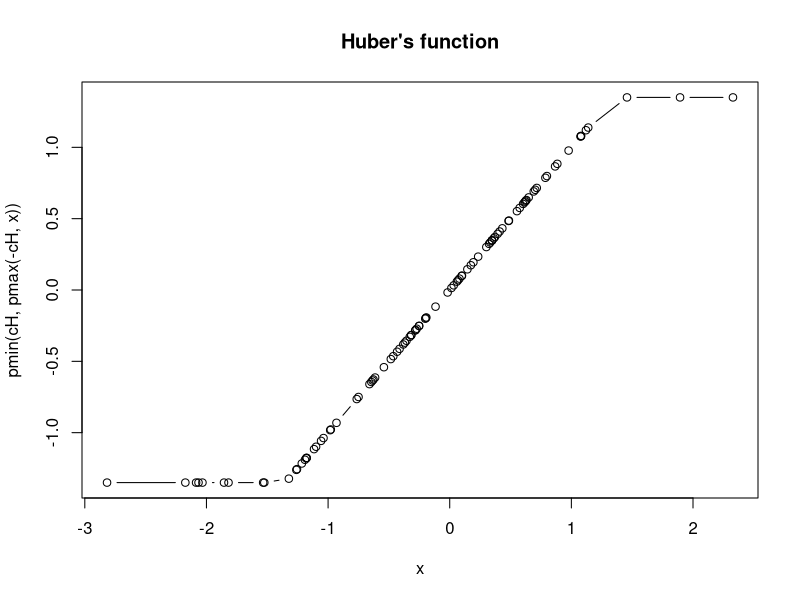
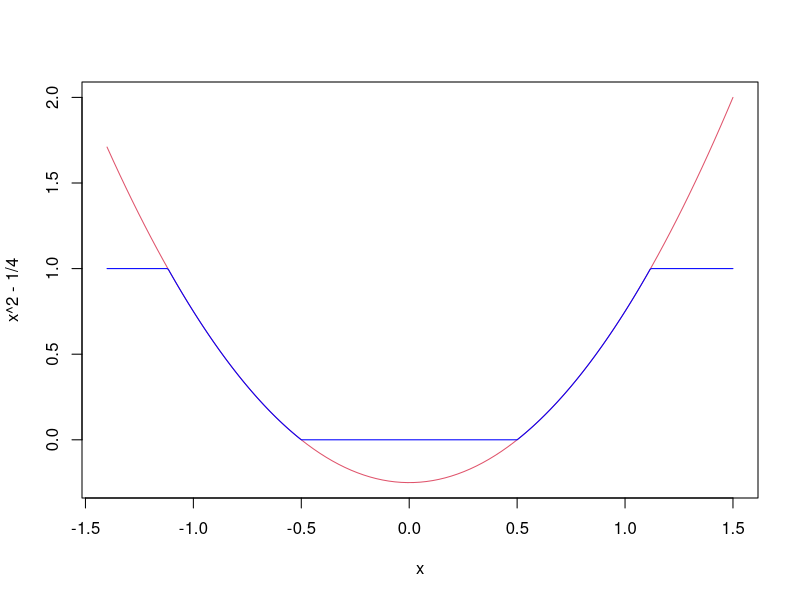
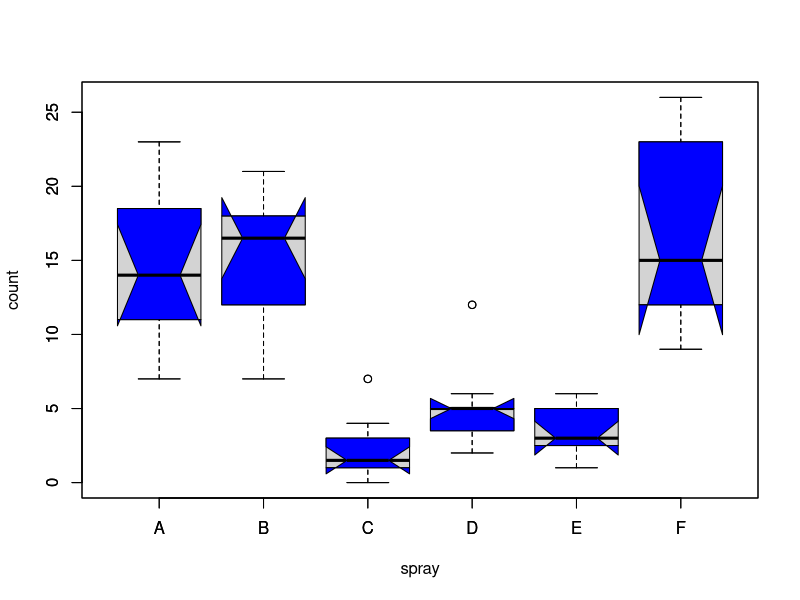
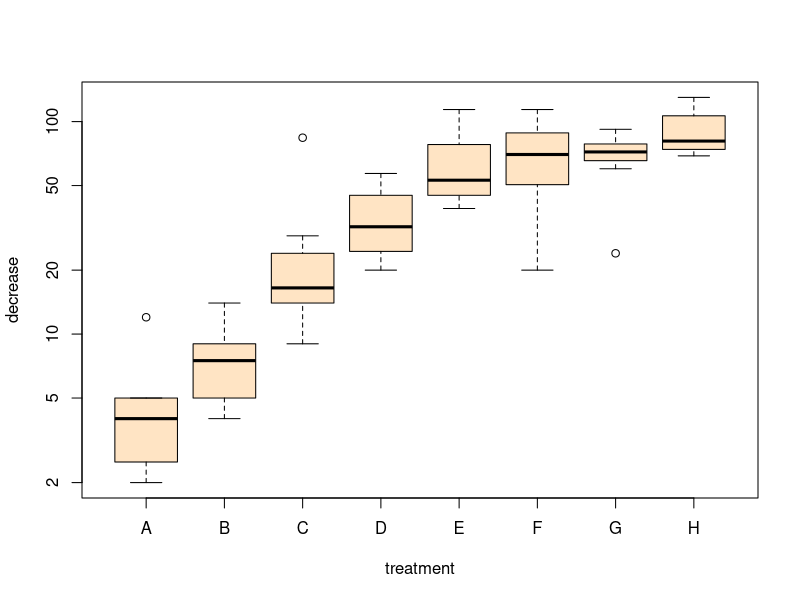
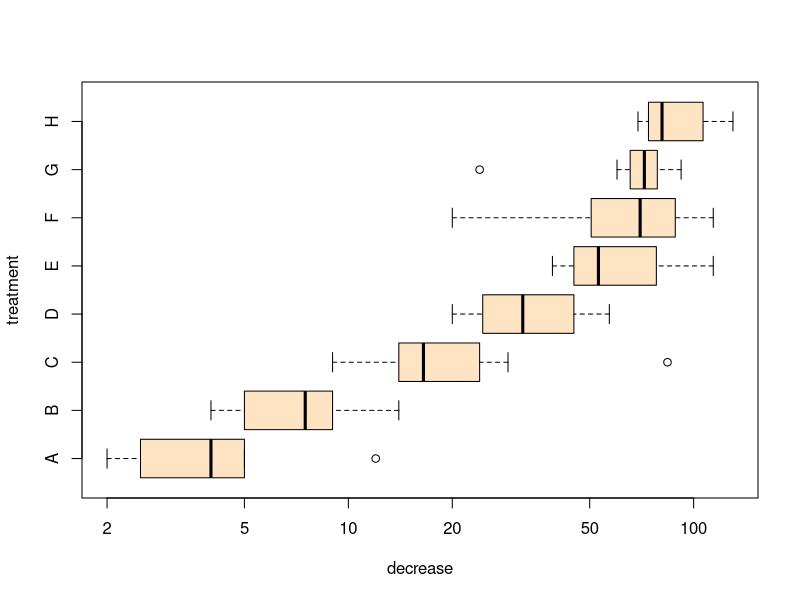
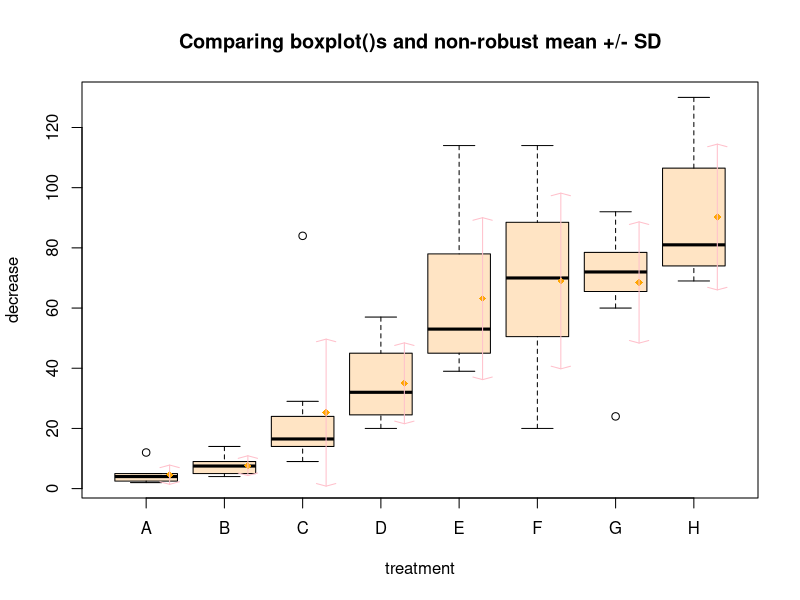
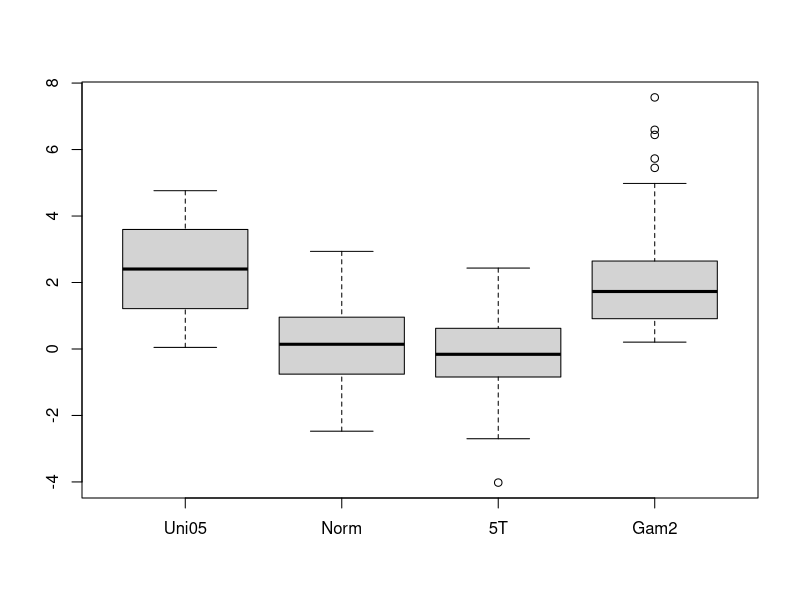
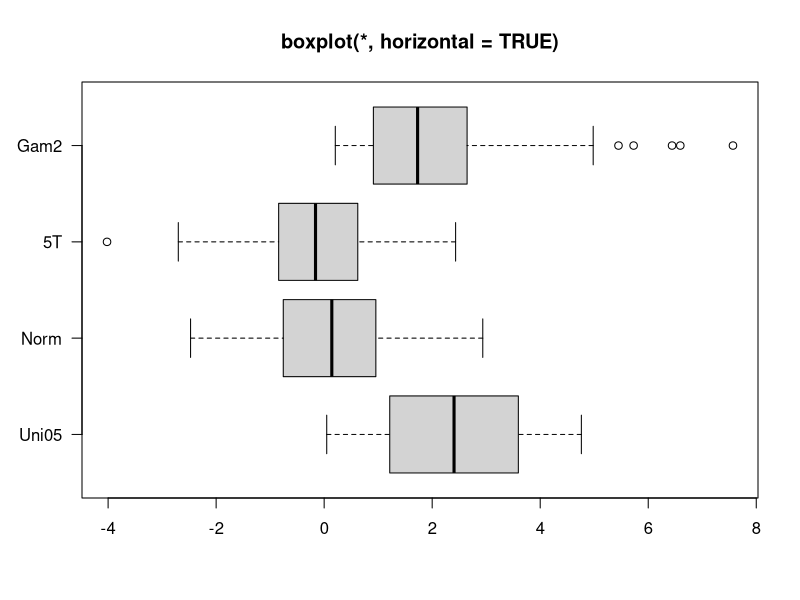

Generate these figures, in order, with R: (Note: this script raises an error after producing the figures.)
## ---- chunk 1
1 + 1
## ---- chunk 2
"Go Jacks"
## ---- chunk 3
3 < 4
## ---- chunk 4
2 + 2 == 5
## ---- chunk 5
T == TRUE
## ---- chunk 6
x = 42
## ---- chunk 7
x <- 42
## ---- chunk 8
x / 2
## ---- chunk 9
x <- "Go Jacks!"
## ---- chunk 10
x
## ---- chunk 11
x <- TRUE
## ---- chunk 12
sum(1, 3, 5)
## ---- chunk 13
rep("Yo ho!", times = 3)
## ---- chunk 14
? sum 
## ---- chunk 15
example(min)
## ---- chunk 16
min(5:1, pi)  # -> one number
## ---- chunk 17
example(boxplot)  # bring example of boxplot
## ---- chunk 18
max(1, 3, 5)  # return the maximum value of a vector
## ---- chunk 19
c(7, 3, 9)
## ---- chunk 20
fishes <- c(7, 3, 9)
fishes
## ---- chunk 21
barplot(fishes)  # see figure 6.1A
## ---- chunk 22
sum(fishes)
## ---- chunk 23
fishes[3]
## ---- chunk 24
fishes[2] <- fishes[2] + 1 
## ---- chunk 25
fishes[2] <- 4
fishes
## ---- chunk 26
fishes2 <- fishes - 1
fishes2
## ---- chunk 27
stolen <- c(0, 3, 4)  # a new vector
fishes2 - stolen
## ---- chunk 28
names(fishes) <- c("Tom", "Jerry", "Mickey")
## ---- chunk 29
fishes
barplot(fishes)   # see figure 6.1B
## ---- chunk 30
knitr::include_graphics("images/img0601_fish.png")
## ---- chunk 31
fishes["Jerry"]
## ---- chunk 32
2 * fishes
## ---- chunk 33
sum(fishes ^ 2)
## ---- chunk 34
c(1, TRUE, "three")
## ---- chunk 35
5:9
## ---- chunk 36
seq(5, 9)
## ---- chunk 37
seq(5, 9, .5)
## ---- chunk 38
x <- seq(1, 20, 0.1)
y <- sqrt(x)
## ---- chunk 39
plot(x, y)
## ---- chunk 40
a <- c(1, 3, NA, 7, 9)
sum(a)
## ---- chunk 41
? sum
## ---- chunk 42
sum(a, na.rm = TRUE)
## ---- chunk 43
is.na(a)
## ---- chunk 44
y <- list(height = 5,name = "John Doe", BP = c(100, 77))  # a list with 3 components
## ---- chunk 45
y[[3]]
## ---- chunk 46
y$BP
## ---- chunk 47
result <- t.test(rnorm(100), rnorm(100))  # rnorm(100): 100 random number
result  # A list holds all  results of t-test
result$p.value  # This retrieves just the P value
result$estimate  # this returns a vector containing two values
## ---- chunk 48
? t.test
## ---- chunk 49
pvalues <- rep(1, 500)  # define a vector containing 500 numbers, all equal to 1.
for (i in 1:500) {  # Loop: The values of i takes values from 1,2,3, …, 500
     result = t.test(rnorm(100), rnorm(100))    
     pvalues[i] = result$p.value  # P values are stored in the i-th element in the vector
}  
hist(pvalues)  # define
summary(pvalues)   
sum(pvalues < 0.05)  # Count how many P values are less than 0.05. 
## ---- chunk 50
knitr::include_graphics("images/img0701_string.png")
## ---- chunk 51
knitr::include_graphics("images/img0702_vector.png")
## ---- chunk 52
DNA <- "taaCCATTGtaaGAACATGGTTGTCcaaaCAAGATGCTAGT"
## ---- chunk 53
DNA <- toupper(DNA)
## ---- chunk 54
segs <- strsplit(DNA, "ATG")
## ---- chunk 55
segs <- unlist(segs)   
segs  # a vector of strings
segs[1]  # first segment
## ---- chunk 56
knitr::include_graphics("images/img0703_matrix.png")
## ---- chunk 57
knitr::include_graphics("images/img0704n.png")
knitr::include_graphics("images/img0704n1.png")
